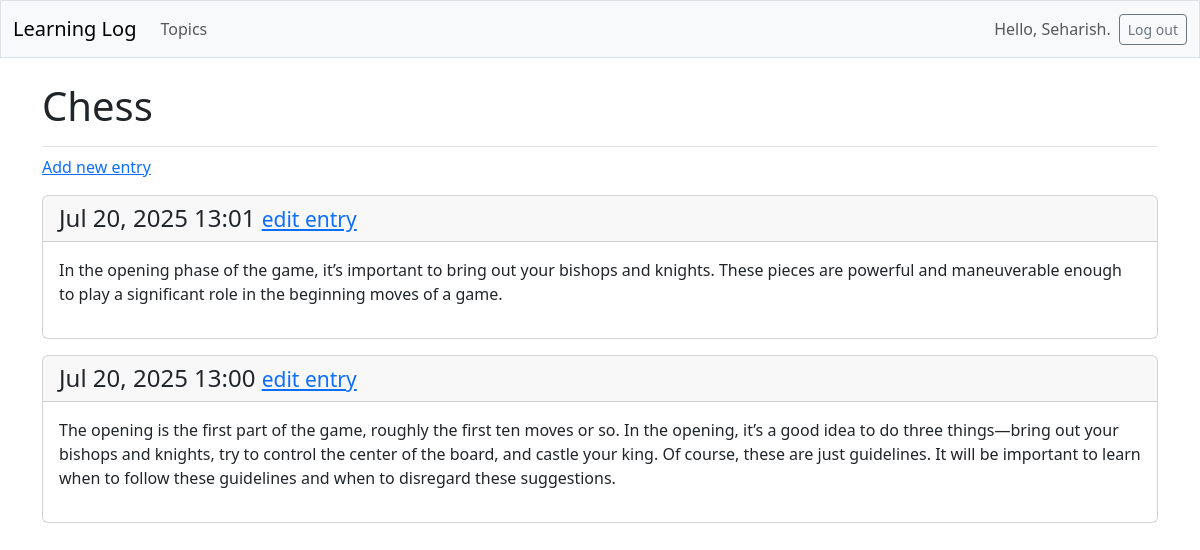
The app's page /topics/1/ (signed in), older data.
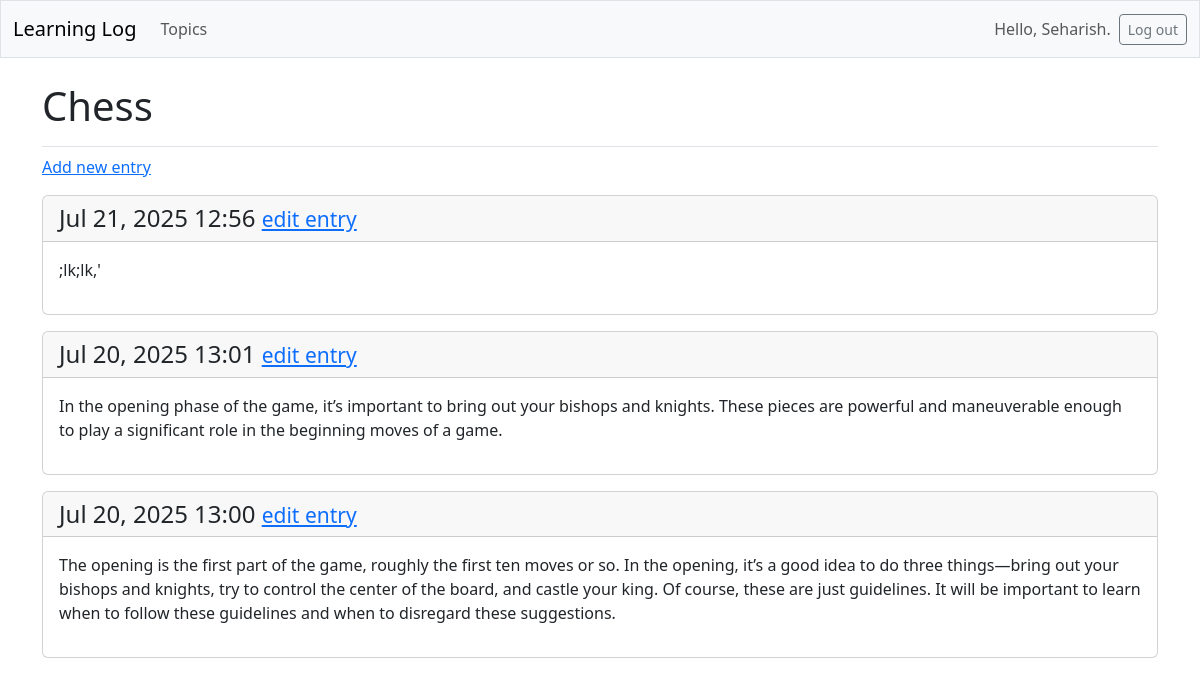
The same page, newer data.
### LearningLog/models.py (models this page shows, shortened)
class Topic(models.Model):
    text = models.CharField(max_length=200)
    date_added = models.DateTimeField(auto_now_add=True)
    owner = models.ForeignKey(User, on_delete=models.CASCADE)

class Entry(models.Model):
    topic = models.ForeignKey(Topic, on_delete=models.CASCADE)
    text = models.TextField()
    date_added = models.DateTimeField(auto_now_add=True)
    class Meta:
        verbose_name_plural = 'entries'

### LearningLog/views.py (the view)
# urls.py: path('topics/<int:topic_id>/', views.topic, name='topic'),
@login_required
def topic(request, topic_id):
    topic = Topic.objects.get(id=topic_id)
    if topic.owner != request.user:
        raise Http404
    entries = topic.entry_set.order_by('-date_added')
    context = {'topic': topic, 'entries': entries}
    return render(request, 'LearningLog/topic.html', context)

### LearningLog/templates/LearningLog/topic.html
{% extends 'LearningLog/base.html' %} {% block page_header %}
<h1>{{ topic.text }}</h1>
{% endblock page_header %} {% block content %}
<p>
  <a href="{% url 'LearningLog:new_entry' topic.id %}">Add new entry</a>
</p>
{% for entry in entries %}
<div class="card mb-3">
  <h4 class="card-header">
    {{ entry.date_added|date:'M d, Y H:i' }}
    <small
      ><a href="{% url 'LearningLog:edit_entry' entry.id %}">
        edit entry</a
      ></small
    >
  </h4>
  <div class="card-body">{{ entry.text|linebreaks }}</div>
</div>
{% empty %}
<p>There are no entries for this topic yet.</p>
{% endfor %} {% endblock content %}

### LearningLog/templates/LearningLog/base.html (shortened to what this page needs)
<!DOCTYPE html>
<html lang="en">
  <head>
    {% load django_bootstrap5 %} {% bootstrap_css %} {% bootstrap_javascript %}
  </head>
  <body>
    <nav class="navbar navbar-expand-md navbar-light bg-light mb-4 border">
      <div class="container-fluid">
        <a class="navbar-brand" href="{% url 'LearningLog:index' %}"
          >Learning Log</a
        >
        <div class="collapse navbar-collapse" id="navbarCollapse">
          <ul class="navbar-nav me-auto mb-2 mb-md-0">
            <li class="nav-item">
              <a class="nav-link" href="{% url 'LearningLog:topics' %}"
                >Topics</a
              >
            </li>
          </ul>
          <ul class="navbar-nav ms-auto mb-2 mb-md-0">
            {% if user.is_authenticated %}
            <li class="nav-item">
              <span class="navbar-text me-2">Hello, {{ user.username }}. </span>
            </li>
            {% endif %}
          </ul>
          {% if user.is_authenticated %}
          <form action="{% url 'accounts:logout' %}" method="post">
            <button name="submit" class="btn btn-outline-secondary btn-sm">
              Log out
            </button>
          </form>
          {% endif %}
        </div>
      </div>
    </nav>
    <main class="container">
      <div class="pb-2 mb-2 border-bottom">
        {% block page_header %}{% endblock page_header %}
      </div>
      <div>{% block content %}{% endblock content %}</div>
    </main>
  </body>
</html>

Row changes from the older to the newer data that the page shows:
added Entry: date_added "Jul 21, 2025 12:56", text ";lk;lk,'"
